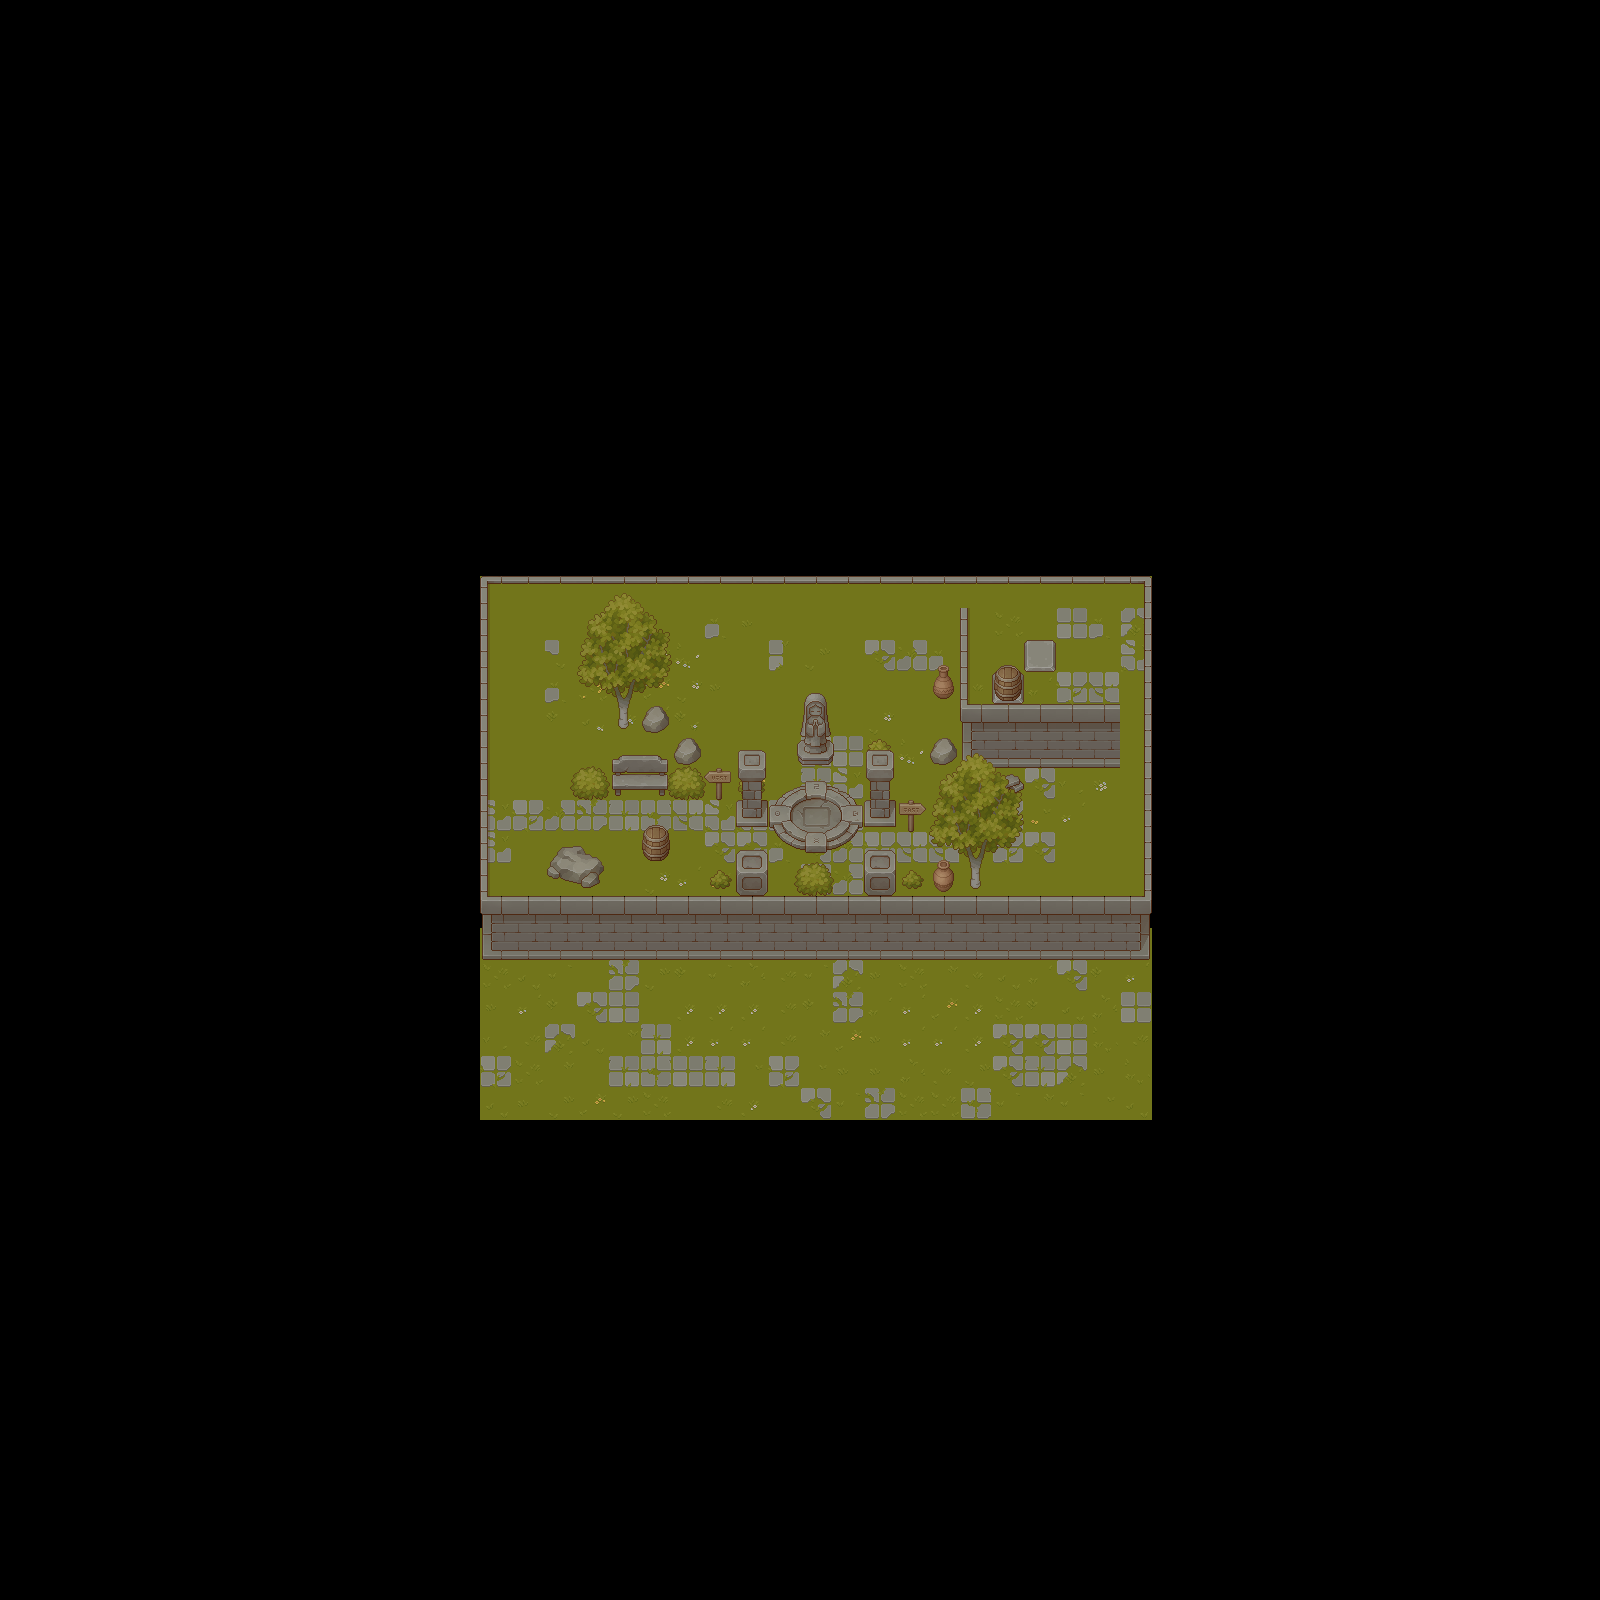

This is a level from a 2D game, rendered from its Tiled map with the project's own tilesets. A one-line summary and the map file follow, with tile-layer data summarised:
An orthogonal 50x50 tile map with 32x32 px tiles, 12 tile layers (Grass, StoneGround, PlantShadow, Shadow, ...), 6 tilesets.

<map version="1.5" tiledversion="1.7.2" orientation="orthogonal" renderorder="right-down" width="50" height="50" tilewidth="32" tileheight="32" infinite="0" nextlayerid="19" nextobjectid="1">
 <tileset firstgid="1" source="tsx/TX Tileset Grass.tsx" />
 <tileset firstgid="65" source="tsx/TX Struct.tsx" />
 <tileset firstgid="321" source="tsx/TX Tileset Wall.tsx" />
 <tileset firstgid="577" source="tsx/TX Tileset Stone Ground.tsx" />
 <tileset firstgid="641" source="tsx/TX Props.tsx" />
 <tileset firstgid="897" source="tsx/TX Plant.tsx" />
 <layer id="7" name="Grass" width="50" height="50">
  <data>[2500 cells, 336 non-empty, 42 distinct tile ids]</data>
 </layer>
 <layer id="8" name="StoneGround" width="50" height="50">
  <data>[2500 cells, 2 non-empty, 1 distinct tile ids]</data>
 </layer>
 <layer id="16" name="PlantShadow" width="50" height="50">
  <data>[2500 cells, 0 non-empty, 0 distinct tile ids]</data>
 </layer>
 <layer id="17" name="Shadow" width="50" height="50">
  <data>[2500 cells, 0 non-empty, 0 distinct tile ids]</data>
 </layer>
 <layer id="10" name="Wall" width="50" height="50">
  <data>[2500 cells, 106 non-empty, 21 distinct tile ids]</data>
 </layer>
 <layer id="9" name="Struct" width="50" height="50">
  <data>[2500 cells, 0 non-empty, 0 distinct tile ids]</data>
 </layer>
 <layer id="11" name="Plant" width="50" height="50">
  <data>[2500 cells, 52 non-empty, 23 distinct tile ids]</data>
 </layer>
 <layer id="18" name="Prop" width="50" height="50">
  <data>[2500 cells, 38 non-empty, 30 distinct tile ids]</data>
 </layer>
 <layer id="12" name="Barrier" width="50" height="50">
  <data>[2500 cells, 0 non-empty, 0 distinct tile ids]</data>
 </layer>
 <layer id="13" name="Player" width="50" height="50">
  <data>[2500 cells, 0 non-empty, 0 distinct tile ids]</data>
 </layer>
 <layer id="14" name="Box" width="50" height="50">
  <data>[2500 cells, 0 non-empty, 0 distinct tile ids]</data>
 </layer>
 <layer id="15" name="Goal" width="50" height="50">
  <data>[2500 cells, 0 non-empty, 0 distinct tile ids]</data>
 </layer>
</map>
